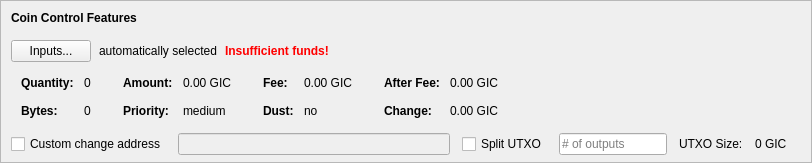
    <widget class="QFrame" name="frameCoinControl">
     <property name="sizePolicy">
      <sizepolicy hsizetype="Expanding" vsizetype="Expanding">
       <horstretch>0</horstretch>
       <verstretch>0</verstretch>
      </sizepolicy>
     </property>
     <property name="maximumSize">
      <size>
       <width>16777215</width>
       <height>16777215</height>
      </size>
     </property>
     <property name="frameShape">
      <enum>QFrame::StyledPanel</enum>
     </property>
     <property name="frameShadow">
      <enum>QFrame::Sunken</enum>
     </property>
     <layout class="QVBoxLayout" name="verticalLayoutCoinControl2">
      <property name="spacing">
       <number>0</number>
      </property>
      <property name="leftMargin">
       <number>0</number>
      </property>
      <property name="topMargin">
       <number>0</number>
      </property>
      <property name="rightMargin">
       <number>0</number>
      </property>
      <property name="bottomMargin">
       <number>6</number>
      </property>
      <item>
       <layout class="QVBoxLayout" name="verticalLayoutCoinControl" stretch="0,0,0,0,1">
        <property name="spacing">
         <number>0</number>
        </property>
        <property name="leftMargin">
         <number>10</number>
        </property>
        <property name="topMargin">
         <number>10</number>
        </property>
        <item>
         <layout class="QHBoxLayout" name="horizontalLayoutCoinControl1">
          <property name="bottomMargin">
           <number>15</number>
          </property>
          <item>
           <widget class="QLabel" name="labelCoinControlFeatures">
            <property name="sizePolicy">
             <sizepolicy hsizetype="Preferred" vsizetype="Maximum">
              <horstretch>0</horstretch>
              <verstretch>0</verstretch>
             </sizepolicy>
            </property>
            <property name="font">
             <font>
              <weight>75</weight>
              <bold>true</bold>
             </font>
            </property>
            <property name="styleSheet">
             <string notr="true">font-weight:bold;</string>
            </property>
            <property name="text">
             <string>Coin Control Features</string>
            </property>
           </widget>
          </item>
         </layout>
        </item>
        <item>
         <layout class="QHBoxLayout" name="horizontalLayoutCoinControl2" stretch="0,0,0,0">
          <property name="spacing">
           <number>8</number>
          </property>
          <property name="bottomMargin">
           <number>10</number>
          </property>
          <item>
           <widget class="QPushButton" name="pushButtonCoinControl">
            <property name="styleSheet">
             <string notr="true"/>
            </property>
            <property name="text">
             <string>Inputs...</string>
            </property>
            <property name="autoDefault">
             <bool>false</bool>
            </property>
           </widget>
          </item>
          <item>
           <widget class="QLabel" name="labelCoinControlAutomaticallySelected">
            <property name="text">
             <string>automatically selected</string>
            </property>
            <property name="margin">
             <number>5</number>
            </property>
           </widget>
          </item>
          <item>
           <widget class="QLabel" name="labelCoinControlInsuffFunds">
            <property name="font">
             <font>
              <weight>75</weight>
              <bold>true</bold>
             </font>
            </property>
            <property name="styleSheet">
             <string notr="true">color:red;font-weight:bold;</string>
            </property>
            <property name="text">
             <string>Insufficient funds!</string>
            </property>
            <property name="margin">
             <number>5</number>
            </property>
           </widget>
          </item>
          <item>
           <spacer name="horizontalSpacerCoinControl">
            <property name="orientation">
             <enum>Qt::Horizontal</enum>
            </property>
            <property name="sizeHint" stdset="0">
             <size>
              <width>40</width>
              <height>1</height>
             </size>
            </property>
           </spacer>
          </item>
         </layout>
        </item>
        <item>
         <widget class="QWidget" name="widgetCoinControl" native="true">
          <property name="sizePolicy">
           <sizepolicy hsizetype="Preferred" vsizetype="Preferred">
            <horstretch>0</horstretch>
            <verstretch>0</verstretch>
           </sizepolicy>
          </property>
          <property name="minimumSize">
           <size>
            <width>0</width>
            <height>0</height>
           </size>
          </property>
          <property name="styleSheet">
           <string notr="true"/>
          </property>
          <layout class="QHBoxLayout" name="horizontalLayoutCoinControl5">
           <property name="leftMargin">
            <number>0</number>
           </property>
           <property name="topMargin">
            <number>0</number>
           </property>
           <property name="rightMargin">
            <number>0</number>
           </property>
           <property name="bottomMargin">
            <number>0</number>
           </property>
           <item>
            <layout class="QHBoxLayout" name="horizontalLayoutCoinControl3" stretch="0,0,0,1">
             <property name="spacing">
              <number>20</number>
             </property>
             <property name="topMargin">
              <number>0</number>
             </property>
             <property name="bottomMargin">
              <number>10</number>
             </property>
             <item>
              <layout class="QFormLayout" name="formLayoutCoinControl1">
               <property name="horizontalSpacing">
                <number>10</number>
               </property>
               <property name="verticalSpacing">
                <number>14</number>
               </property>
               <property name="leftMargin">
                <number>10</number>
               </property>
               <property name="topMargin">
                <number>4</number>
               </property>
               <property name="rightMargin">
                <number>6</number>
               </property>
               <item row="0" column="0">
                <widget class="QLabel" name="labelCoinControlQuantityText">
                 <property name="font">
                  <font>
                   <weight>75</weight>
                   <bold>true</bold>
                  </font>
                 </property>
                 <property name="text">
                  <string>Quantity:</string>
                 </property>
                 <property name="margin">
                  <number>0</number>
                 </property>
                </widget>
               </item>
               <item row="0" column="1">
                <widget class="QLabel" name="labelCoinControlQuantity">
                 <property name="cursor">
                  <cursorShape>IBeamCursor</cursorShape>
                 </property>
                 <property name="contextMenuPolicy">
                  <enum>Qt::ActionsContextMenu</enum>
                 </property>
                 <property name="text">
                  <string notr="true">0</string>
                 </property>
                 <property name="margin">
                  <number>0</number>
                 </property>
                 <property name="textInteractionFlags">
                  <set>Qt::LinksAccessibleByMouse|Qt::TextSelectableByKeyboard|Qt::TextSelectableByMouse</set>
                 </property>
                </widget>
               </item>
               <item row="1" column="0">
                <widget class="QLabel" name="labelCoinControlBytesText">
                 <property name="font">
                  <font>
                   <weight>75</weight>
                   <bold>true</bold>
                  </font>
                 </property>
                 <property name="text">
                  <string>Bytes:</string>
                 </property>
                </widget>
               </item>
               <item row="1" column="1">
                <widget class="QLabel" name="labelCoinControlBytes">
                 <property name="cursor">
                  <cursorShape>IBeamCursor</cursorShape>
                 </property>
                 <property name="contextMenuPolicy">
                  <enum>Qt::ActionsContextMenu</enum>
                 </property>
                 <property name="text">
                  <string notr="true">0</string>
                 </property>
                 <property name="textInteractionFlags">
                  <set>Qt::LinksAccessibleByMouse|Qt::TextSelectableByKeyboard|Qt::TextSelectableByMouse</set>
                 </property>
                </widget>
               </item>
              </layout>
             </item>
             <item>
              <layout class="QFormLayout" name="formLayoutCoinControl2">
               <property name="horizontalSpacing">
                <number>10</number>
               </property>
               <property name="verticalSpacing">
                <number>14</number>
               </property>
               <property name="leftMargin">
                <number>6</number>
               </property>
               <property name="topMargin">
                <number>4</number>
               </property>
               <property name="rightMargin">
                <number>6</number>
               </property>
               <item row="0" column="0">
                <widget class="QLabel" name="labelCoinControlAmountText">
                 <property name="font">
                  <font>
                   <weight>75</weight>
                   <bold>true</bold>
                  </font>
                 </property>
                 <property name="text">
                  <string>Amount:</string>
                 </property>
                 <property name="margin">
                  <number>0</number>
                 </property>
                </widget>
               </item>
               <item row="0" column="1">
                <widget class="QLabel" name="labelCoinControlAmount">
                 <property name="cursor">
                  <cursorShape>IBeamCursor</cursorShape>
                 </property>
                 <property name="contextMenuPolicy">
                  <enum>Qt::ActionsContextMenu</enum>
                 </property>
                 <property name="text">
                  <string notr="true">0.00 GIC</string>
                 </property>
                 <property name="textInteractionFlags">
                  <set>Qt::LinksAccessibleByMouse|Qt::TextSelectableByKeyboard|Qt::TextSelectableByMouse</set>
                 </property>
                </widget>
               </item>
               <item row="1" column="0">
                <widget class="QLabel" name="labelCoinControlPriorityText">
                 <property name="font">
                  <font>
                   <weight>75</weight>
                   <bold>true</bold>
                  </font>
                 </property>
                 <property name="text">
                  <string>Priority:</string>
                 </property>
                </widget>
               </item>
               <item row="1" column="1">
                <widget class="QLabel" name="labelCoinControlPriority">
                 <property name="cursor">
                  <cursorShape>IBeamCursor</cursorShape>
                 </property>
                 <property name="contextMenuPolicy">
                  <enum>Qt::ActionsContextMenu</enum>
                 </property>
                 <property name="text">
                  <string>medium</string>
                 </property>
                 <property name="textInteractionFlags">
                  <set>Qt::LinksAccessibleByMouse|Qt::TextSelectableByKeyboard|Qt::TextSelectableByMouse</set>
                 </property>
                </widget>
               </item>
              </layout>
             </item>
             <item>
              <layout class="QFormLayout" name="formLayoutCoinControl3">
               <property name="horizontalSpacing">
                <number>10</number>
               </property>
               <property name="verticalSpacing">
                <number>14</number>
               </property>
               <property name="leftMargin">
                <number>6</number>
               </property>
               <property name="topMargin">
                <number>4</number>
               </property>
               <property name="rightMargin">
                <number>6</number>
               </property>
               <item row="0" column="0">
                <widget class="QLabel" name="labelCoinControlFeeText">
                 <property name="font">
                  <font>
                   <weight>75</weight>
                   <bold>true</bold>
                  </font>
                 </property>
                 <property name="text">
                  <string>Fee:</string>
                 </property>
                 <property name="margin">
                  <number>0</number>
                 </property>
                </widget>
               </item>
               <item row="0" column="1">
                <widget class="QLabel" name="labelCoinControlFee">
                 <property name="cursor">
                  <cursorShape>IBeamCursor</cursorShape>
                 </property>
                 <property name="contextMenuPolicy">
                  <enum>Qt::ActionsContextMenu</enum>
                 </property>
                 <property name="text">
                  <string notr="true">0.00 GIC</string>
                 </property>
                 <property name="textInteractionFlags">
                  <set>Qt::LinksAccessibleByMouse|Qt::TextSelectableByKeyboard|Qt::TextSelectableByMouse</set>
                 </property>
                </widget>
               </item>
               <item row="1" column="0">
                <widget class="QLabel" name="labelCoinControlLowOutputText">
                 <property name="font">
                  <font>
                   <weight>75</weight>
                   <bold>true</bold>
                  </font>
                 </property>
                 <property name="text">
                  <string>Dust:</string>
                 </property>
                </widget>
               </item>
               <item row="1" column="1">
                <widget class="QLabel" name="labelCoinControlLowOutput">
                 <property name="cursor">
                  <cursorShape>IBeamCursor</cursorShape>
                 </property>
                 <property name="contextMenuPolicy">
                  <enum>Qt::ActionsContextMenu</enum>
                 </property>
                 <property name="text">
                  <string>no</string>
                 </property>
                 <property name="textInteractionFlags">
                  <set>Qt::LinksAccessibleByMouse|Qt::TextSelectableByKeyboard|Qt::TextSelectableByMouse</set>
                 </property>
                </widget>
               </item>
              </layout>
             </item>
             <item>
              <layout class="QFormLayout" name="formLayoutCoinControl4">
               <property name="horizontalSpacing">
                <number>10</number>
               </property>
               <property name="verticalSpacing">
                <number>14</number>
               </property>
               <property name="leftMargin">
                <number>6</number>
               </property>
               <property name="topMargin">
                <number>4</number>
               </property>
               <property name="rightMargin">
                <number>6</number>
               </property>
               <item row="0" column="0">
                <widget class="QLabel" name="labelCoinControlAfterFeeText">
                 <property name="font">
                  <font>
                   <weight>75</weight>
                   <bold>true</bold>
                  </font>
                 </property>
                 <property name="text">
                  <string>After Fee:</string>
                 </property>
                 <property name="margin">
                  <number>0</number>
                 </property>
                </widget>
               </item>
               <item row="0" column="1">
                <widget class="QLabel" name="labelCoinControlAfterFee">
                 <property name="cursor">
                  <cursorShape>IBeamCursor</cursorShape>
                 </property>
                 <property name="contextMenuPolicy">
                  <enum>Qt::ActionsContextMenu</enum>
                 </property>
                 <property name="text">
                  <string notr="true">0.00 GIC</string>
                 </property>
                 <property name="textInteractionFlags">
                  <set>Qt::LinksAccessibleByMouse|Qt::TextSelectableByKeyboard|Qt::TextSelectableByMouse</set>
                 </property>
                </widget>
               </item>
               <item row="1" column="0">
                <widget class="QLabel" name="labelCoinControlChangeText">
                 <property name="font">
                  <font>
                   <weight>75</weight>
                   <bold>true</bold>
                  </font>
                 </property>
                 <property name="text">
                  <string>Change:</string>
                 </property>
                </widget>
               </item>
               <item row="1" column="1">
                <widget class="QLabel" name="labelCoinControlChange">
                 <property name="cursor">
                  <cursorShape>IBeamCursor</cursorShape>
                 </property>
                 <property name="contextMenuPolicy">
                  <enum>Qt::ActionsContextMenu</enum>
                 </property>
                 <property name="text">
                  <string notr="true">0.00 GIC</string>
                 </property>
                 <property name="textInteractionFlags">
                  <set>Qt::LinksAccessibleByMouse|Qt::TextSelectableByKeyboard|Qt::TextSelectableByMouse</set>
                 </property>
                </widget>
               </item>
              </layout>
             </item>
            </layout>
           </item>
          </layout>
         </widget>
        </item>
        <item>
         <layout class="QHBoxLayout" name="horizontalLayoutCoinControl4" stretch="0,0,0,0,0,0,0">
          <property name="spacing">
           <number>12</number>
          </property>
          <property name="sizeConstraint">
           <enum>QLayout::SetDefaultConstraint</enum>
          </property>
          <property name="topMargin">
           <number>5</number>
          </property>
          <property name="rightMargin">
           <number>5</number>
          </property>
          <item>
           <widget class="QCheckBox" name="checkBoxCoinControlChange">
            <property name="toolTip">
             <string>If this is activated, but the change address is empty or invalid, change will be sent to a newly generated address.</string>
            </property>
            <property name="text">
             <string>Custom change address</string>
            </property>
           </widget>
          </item>
          <item>
           <widget class="QValidatedLineEdit" name="lineEditCoinControlChange">
            <property name="enabled">
             <bool>false</bool>
            </property>
            <property name="sizePolicy">
             <sizepolicy hsizetype="Expanding" vsizetype="Fixed">
              <horstretch>0</horstretch>
              <verstretch>0</verstretch>
             </sizepolicy>
            </property>
           </widget>
          </item>
          <item>
           <widget class="QCheckBox" name="splitBlockCheckBox">
            <property name="text">
             <string>Split UTXO</string>
            </property>
           </widget>
          </item>
          <item>
           <widget class="QLineEdit" name="splitBlockLineEdit">
            <property name="sizePolicy">
             <sizepolicy hsizetype="Fixed" vsizetype="Fixed">
              <horstretch>50</horstretch>
              <verstretch>0</verstretch>
             </sizepolicy>
            </property>
            <property name="placeholderText">
             <string># of outputs</string>
            </property>
           </widget>
          </item>
          <item>
           <widget class="QLabel" name="labelBlockSizeText">
            <property name="text">
             <string>UTXO Size:</string>
            </property>
           </widget>
          </item>
          <item>
           <widget class="QLabel" name="labelBlockSize">
            <property name="text">
             <string>0 GIC</string>
            </property>
           </widget>
          </item>
          <item>
           <widget class="QLabel" name="labelCoinControlChangeLabel">
            <property name="sizePolicy">
             <sizepolicy hsizetype="Preferred" vsizetype="Expanding">
              <horstretch>0</horstretch>
              <verstretch>0</verstretch>
             </sizepolicy>
            </property>
            <property name="minimumSize">
             <size>
              <width>0</width>
              <height>0</height>
             </size>
            </property>
            <property name="text">
             <string/>
            </property>
            <property name="margin">
             <number>3</number>
            </property>
           </widget>
          </item>
         </layout>
        </item>
        <item>
         <spacer name="verticalSpacerCoinControl">
          <property name="orientation">
           <enum>Qt::Vertical</enum>
          </property>
          <property name="sizeHint" stdset="0">
           <size>
            <width>800</width>
            <height>1</height>
           </size>
          </property>
         </spacer>
        </item>
       </layout>
      </item>
     </layout>
    </widget>
